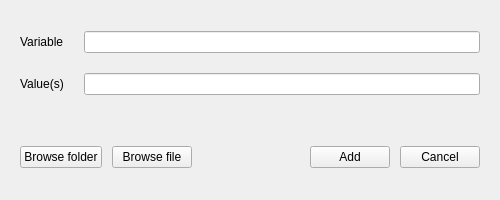
<?xml version="1.0" encoding="UTF-8"?>
<ui version="4.0">
 <class>BtnNewDialog</class>
 <widget class="QWidget" name="BtnNewDialog">
  <property name="windowModality">
   <enum>Qt::NonModal</enum>
  </property>
  <property name="geometry">
   <rect>
    <x>0</x>
    <y>0</y>
    <width>500</width>
    <height>200</height>
   </rect>
  </property>
  <property name="sizePolicy">
   <sizepolicy hsizetype="Preferred" vsizetype="Preferred">
    <horstretch>0</horstretch>
    <verstretch>0</verstretch>
   </sizepolicy>
  </property>
  <property name="minimumSize">
   <size>
    <width>500</width>
    <height>200</height>
   </size>
  </property>
  <property name="palette">
   <palette>
    <active>
     <colorrole role="WindowText">
      <brush brushstyle="SolidPattern">
       <color alpha="255">
        <red>0</red>
        <green>0</green>
        <blue>0</blue>
       </color>
      </brush>
     </colorrole>
     <colorrole role="Button">
      <brush brushstyle="SolidPattern">
       <color alpha="255">
        <red>222</red>
        <green>221</green>
        <blue>218</blue>
       </color>
      </brush>
     </colorrole>
     <colorrole role="Light">
      <brush brushstyle="SolidPattern">
       <color alpha="255">
        <red>255</red>
        <green>255</green>
        <blue>255</blue>
       </color>
      </brush>
     </colorrole>
     <colorrole role="Midlight">
      <brush brushstyle="SolidPattern">
       <color alpha="255">
        <red>238</red>
        <green>238</green>
        <blue>236</blue>
       </color>
      </brush>
     </colorrole>
     <colorrole role="Dark">
      <brush brushstyle="SolidPattern">
       <color alpha="255">
        <red>111</red>
        <green>110</green>
        <blue>109</blue>
       </color>
      </brush>
     </colorrole>
     <colorrole role="Mid">
      <brush brushstyle="SolidPattern">
       <color alpha="255">
        <red>148</red>
        <green>147</green>
        <blue>145</blue>
       </color>
      </brush>
     </colorrole>
     <colorrole role="Text">
      <brush brushstyle="SolidPattern">
       <color alpha="255">
        <red>0</red>
        <green>0</green>
        <blue>0</blue>
       </color>
      </brush>
     </colorrole>
     <colorrole role="BrightText">
      <brush brushstyle="SolidPattern">
       <color alpha="255">
        <red>255</red>
        <green>255</green>
        <blue>255</blue>
       </color>
      </brush>
     </colorrole>
     <colorrole role="ButtonText">
      <brush brushstyle="SolidPattern">
       <color alpha="255">
        <red>0</red>
        <green>0</green>
        <blue>0</blue>
       </color>
      </brush>
     </colorrole>
     <colorrole role="Base">
      <brush brushstyle="SolidPattern">
       <color alpha="255">
        <red>255</red>
        <green>255</green>
        <blue>255</blue>
       </color>
      </brush>
     </colorrole>
     <colorrole role="Window">
      <brush brushstyle="SolidPattern">
       <color alpha="255">
        <red>222</red>
        <green>221</green>
        <blue>218</blue>
       </color>
      </brush>
     </colorrole>
     <colorrole role="Shadow">
      <brush brushstyle="SolidPattern">
       <color alpha="255">
        <red>0</red>
        <green>0</green>
        <blue>0</blue>
       </color>
      </brush>
     </colorrole>
     <colorrole role="AlternateBase">
      <brush brushstyle="SolidPattern">
       <color alpha="255">
        <red>238</red>
        <green>238</green>
        <blue>236</blue>
       </color>
      </brush>
     </colorrole>
     <colorrole role="ToolTipBase">
      <brush brushstyle="SolidPattern">
       <color alpha="255">
        <red>255</red>
        <green>255</green>
        <blue>220</blue>
       </color>
      </brush>
     </colorrole>
     <colorrole role="ToolTipText">
      <brush brushstyle="SolidPattern">
       <color alpha="255">
        <red>0</red>
        <green>0</green>
        <blue>0</blue>
       </color>
      </brush>
     </colorrole>
     <colorrole role="PlaceholderText">
      <brush brushstyle="SolidPattern">
       <color alpha="127">
        <red>0</red>
        <green>0</green>
        <blue>0</blue>
       </color>
      </brush>
     </colorrole>
    </active>
    <inactive>
     <colorrole role="WindowText">
      <brush brushstyle="SolidPattern">
       <color alpha="255">
        <red>0</red>
        <green>0</green>
        <blue>0</blue>
       </color>
      </brush>
     </colorrole>
     <colorrole role="Button">
      <brush brushstyle="SolidPattern">
       <color alpha="255">
        <red>239</red>
        <green>239</green>
        <blue>239</blue>
       </color>
      </brush>
     </colorrole>
     <colorrole role="Light">
      <brush brushstyle="SolidPattern">
       <color alpha="255">
        <red>255</red>
        <green>255</green>
        <blue>255</blue>
       </color>
      </brush>
     </colorrole>
     <colorrole role="Midlight">
      <brush brushstyle="SolidPattern">
       <color alpha="255">
        <red>202</red>
        <green>202</green>
        <blue>202</blue>
       </color>
      </brush>
     </colorrole>
     <colorrole role="Dark">
      <brush brushstyle="SolidPattern">
       <color alpha="255">
        <red>159</red>
        <green>159</green>
        <blue>159</blue>
       </color>
      </brush>
     </colorrole>
     <colorrole role="Mid">
      <brush brushstyle="SolidPattern">
       <color alpha="255">
        <red>184</red>
        <green>184</green>
        <blue>184</blue>
       </color>
      </brush>
     </colorrole>
     <colorrole role="Text">
      <brush brushstyle="SolidPattern">
       <color alpha="255">
        <red>0</red>
        <green>0</green>
        <blue>0</blue>
       </color>
      </brush>
     </colorrole>
     <colorrole role="BrightText">
      <brush brushstyle="SolidPattern">
       <color alpha="255">
        <red>255</red>
        <green>255</green>
        <blue>255</blue>
       </color>
      </brush>
     </colorrole>
     <colorrole role="ButtonText">
      <brush brushstyle="SolidPattern">
       <color alpha="255">
        <red>0</red>
        <green>0</green>
        <blue>0</blue>
       </color>
      </brush>
     </colorrole>
     <colorrole role="Base">
      <brush brushstyle="SolidPattern">
       <color alpha="255">
        <red>255</red>
        <green>255</green>
        <blue>255</blue>
       </color>
      </brush>
     </colorrole>
     <colorrole role="Window">
      <brush brushstyle="SolidPattern">
       <color alpha="255">
        <red>239</red>
        <green>239</green>
        <blue>239</blue>
       </color>
      </brush>
     </colorrole>
     <colorrole role="Shadow">
      <brush brushstyle="SolidPattern">
       <color alpha="255">
        <red>118</red>
        <green>118</green>
        <blue>118</blue>
       </color>
      </brush>
     </colorrole>
     <colorrole role="AlternateBase">
      <brush brushstyle="SolidPattern">
       <color alpha="255">
        <red>247</red>
        <green>247</green>
        <blue>247</blue>
       </color>
      </brush>
     </colorrole>
     <colorrole role="ToolTipBase">
      <brush brushstyle="SolidPattern">
       <color alpha="255">
        <red>255</red>
        <green>255</green>
        <blue>220</blue>
       </color>
      </brush>
     </colorrole>
     <colorrole role="ToolTipText">
      <brush brushstyle="SolidPattern">
       <color alpha="255">
        <red>0</red>
        <green>0</green>
        <blue>0</blue>
       </color>
      </brush>
     </colorrole>
     <colorrole role="PlaceholderText">
      <brush brushstyle="SolidPattern">
       <color alpha="128">
        <red>0</red>
        <green>0</green>
        <blue>0</blue>
       </color>
      </brush>
     </colorrole>
    </inactive>
    <disabled>
     <colorrole role="WindowText">
      <brush brushstyle="SolidPattern">
       <color alpha="255">
        <red>111</red>
        <green>110</green>
        <blue>109</blue>
       </color>
      </brush>
     </colorrole>
     <colorrole role="Button">
      <brush brushstyle="SolidPattern">
       <color alpha="255">
        <red>222</red>
        <green>221</green>
        <blue>218</blue>
       </color>
      </brush>
     </colorrole>
     <colorrole role="Light">
      <brush brushstyle="SolidPattern">
       <color alpha="255">
        <red>255</red>
        <green>255</green>
        <blue>255</blue>
       </color>
      </brush>
     </colorrole>
     <colorrole role="Midlight">
      <brush brushstyle="SolidPattern">
       <color alpha="255">
        <red>238</red>
        <green>238</green>
        <blue>236</blue>
       </color>
      </brush>
     </colorrole>
     <colorrole role="Dark">
      <brush brushstyle="SolidPattern">
       <color alpha="255">
        <red>111</red>
        <green>110</green>
        <blue>109</blue>
       </color>
      </brush>
     </colorrole>
     <colorrole role="Mid">
      <brush brushstyle="SolidPattern">
       <color alpha="255">
        <red>148</red>
        <green>147</green>
        <blue>145</blue>
       </color>
      </brush>
     </colorrole>
     <colorrole role="Text">
      <brush brushstyle="SolidPattern">
       <color alpha="255">
        <red>111</red>
        <green>110</green>
        <blue>109</blue>
       </color>
      </brush>
     </colorrole>
     <colorrole role="BrightText">
      <brush brushstyle="SolidPattern">
       <color alpha="255">
        <red>255</red>
        <green>255</green>
        <blue>255</blue>
       </color>
      </brush>
     </colorrole>
     <colorrole role="ButtonText">
      <brush brushstyle="SolidPattern">
       <color alpha="255">
        <red>111</red>
        <green>110</green>
        <blue>109</blue>
       </color>
      </brush>
     </colorrole>
     <colorrole role="Base">
      <brush brushstyle="SolidPattern">
       <color alpha="255">
        <red>222</red>
        <green>221</green>
        <blue>218</blue>
       </color>
      </brush>
     </colorrole>
     <colorrole role="Window">
      <brush brushstyle="SolidPattern">
       <color alpha="255">
        <red>222</red>
        <green>221</green>
        <blue>218</blue>
       </color>
      </brush>
     </colorrole>
     <colorrole role="Shadow">
      <brush brushstyle="SolidPattern">
       <color alpha="255">
        <red>177</red>
        <green>177</green>
        <blue>177</blue>
       </color>
      </brush>
     </colorrole>
     <colorrole role="AlternateBase">
      <brush brushstyle="SolidPattern">
       <color alpha="255">
        <red>247</red>
        <green>247</green>
        <blue>247</blue>
       </color>
      </brush>
     </colorrole>
     <colorrole role="ToolTipBase">
      <brush brushstyle="SolidPattern">
       <color alpha="255">
        <red>255</red>
        <green>255</green>
        <blue>220</blue>
       </color>
      </brush>
     </colorrole>
     <colorrole role="ToolTipText">
      <brush brushstyle="SolidPattern">
       <color alpha="255">
        <red>0</red>
        <green>0</green>
        <blue>0</blue>
       </color>
      </brush>
     </colorrole>
     <colorrole role="PlaceholderText">
      <brush brushstyle="SolidPattern">
       <color alpha="128">
        <red>0</red>
        <green>0</green>
        <blue>0</blue>
       </color>
      </brush>
     </colorrole>
    </disabled>
   </palette>
  </property>
  <property name="windowTitle">
   <string>Add New Variable</string>
  </property>
  <layout class="QVBoxLayout" name="verticalLayout">
   <property name="spacing">
    <number>40</number>
   </property>
   <property name="leftMargin">
    <number>20</number>
   </property>
   <property name="topMargin">
    <number>20</number>
   </property>
   <property name="rightMargin">
    <number>20</number>
   </property>
   <property name="bottomMargin">
    <number>20</number>
   </property>
   <item>
    <layout class="QGridLayout" name="gridLayout">
     <property name="spacing">
      <number>20</number>
     </property>
     <item row="1" column="0">
      <widget class="QLabel" name="label2">
       <property name="text">
        <string>Value(s)</string>
       </property>
      </widget>
     </item>
     <item row="0" column="0">
      <widget class="QLabel" name="label1">
       <property name="text">
        <string>Variable</string>
       </property>
      </widget>
     </item>
     <item row="0" column="1">
      <widget class="QLineEdit" name="new_var_entry">
       <property name="contextMenuPolicy">
        <enum>Qt::DefaultContextMenu</enum>
       </property>
      </widget>
     </item>
     <item row="1" column="1">
      <widget class="QLineEdit" name="new_values_entry">
       <property name="toolTip">
        <string extracomment="Seprate values with ; (semicolon)"/>
       </property>
       <property name="toolTipDuration">
        <number>3</number>
       </property>
      </widget>
     </item>
    </layout>
   </item>
   <item>
    <layout class="QHBoxLayout" name="horizontalLayout_3">
     <property name="spacing">
      <number>10</number>
     </property>
     <item>
      <widget class="QPushButton" name="btn_browse_dir">
       <property name="text">
        <string>Browse folder</string>
       </property>
      </widget>
     </item>
     <item>
      <widget class="QPushButton" name="btn_browse_file">
       <property name="text">
        <string>Browse file</string>
       </property>
      </widget>
     </item>
     <item>
      <spacer name="horizontalSpacer">
       <property name="orientation">
        <enum>Qt::Horizontal</enum>
       </property>
       <property name="sizeHint" stdset="0">
        <size>
         <width>40</width>
         <height>20</height>
        </size>
       </property>
      </spacer>
     </item>
     <item>
      <widget class="QPushButton" name="btn_add">
       <property name="text">
        <string>Add</string>
       </property>
      </widget>
     </item>
     <item>
      <widget class="QPushButton" name="btn_cancel">
       <property name="text">
        <string>Cancel</string>
       </property>
      </widget>
     </item>
    </layout>
   </item>
  </layout>
 </widget>
 <resources/>
 <connections/>
</ui>
